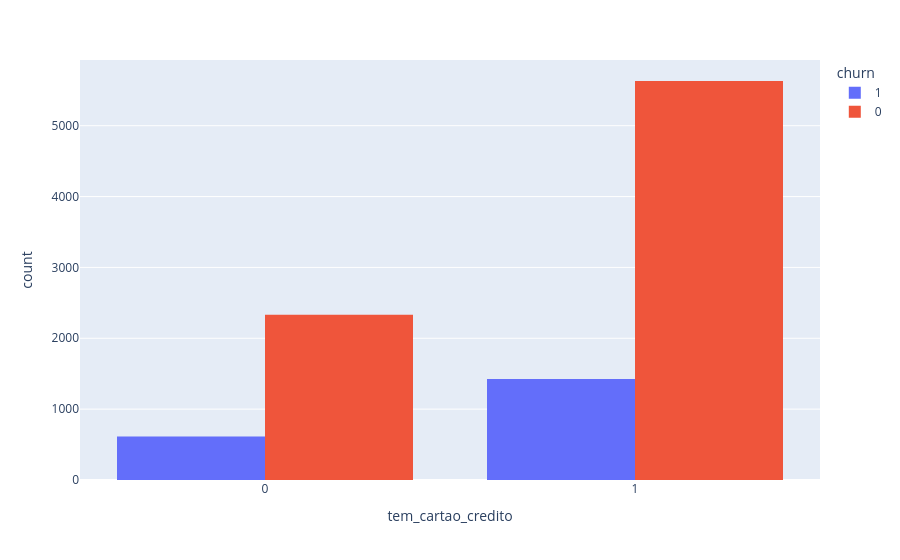

The cell this chart's notebook holds for it:
### Code cell
px.histogram(dados_brutos, x='tem_cartao_credito', color='churn', barmode='group')

### Figure 1 — Plotly figure (JSON) as saved in the notebook; plotly's stock layout.template omitted (floating-point values rounded to 4 significant figures; data arrays with more than 128 entries replaced by an {"elided": "..."} marker saying what was removed)
{"data": [{"alignmentgroup": "True", "bingroup": "x", "hovertemplate": "churn=1<br>tem_cartao_credito=%{x}<br>count=%{y}<extra></extra>", "legendgroup": "1", "marker": {"color": "#636efa", "pattern": {"shape": ""}}, "name": "1", "offsetgroup": "1", "orientation": "v", "showlegend": true, "type": "histogram", "x": {"elided": "2037 int values"}, "xaxis": "x", "yaxis": "y"}, {"alignmentgroup": "True", "bingroup": "x", "hovertemplate": "churn=0<br>tem_cartao_credito=%{x}<br>count=%{y}<extra></extra>", "legendgroup": "0", "marker": {"color": "#EF553B", "pattern": {"shape": ""}}, "name": "0", "offsetgroup": "0", "orientation": "v", "showlegend": true, "type": "histogram", "x": {"elided": "7963 int values"}, "xaxis": "x", "yaxis": "y"}], "layout": {"barmode": "group", "legend": {"title": {"text": "churn"}, "tracegroupgap": 0}, "margin": {"t": 60}, "xaxis": {"anchor": "y", "domain": [0, 1], "title": {"text": "tem_cartao_credito"}}, "yaxis": {"anchor": "x", "domain": [0, 1], "title": {"text": "count"}}}}
